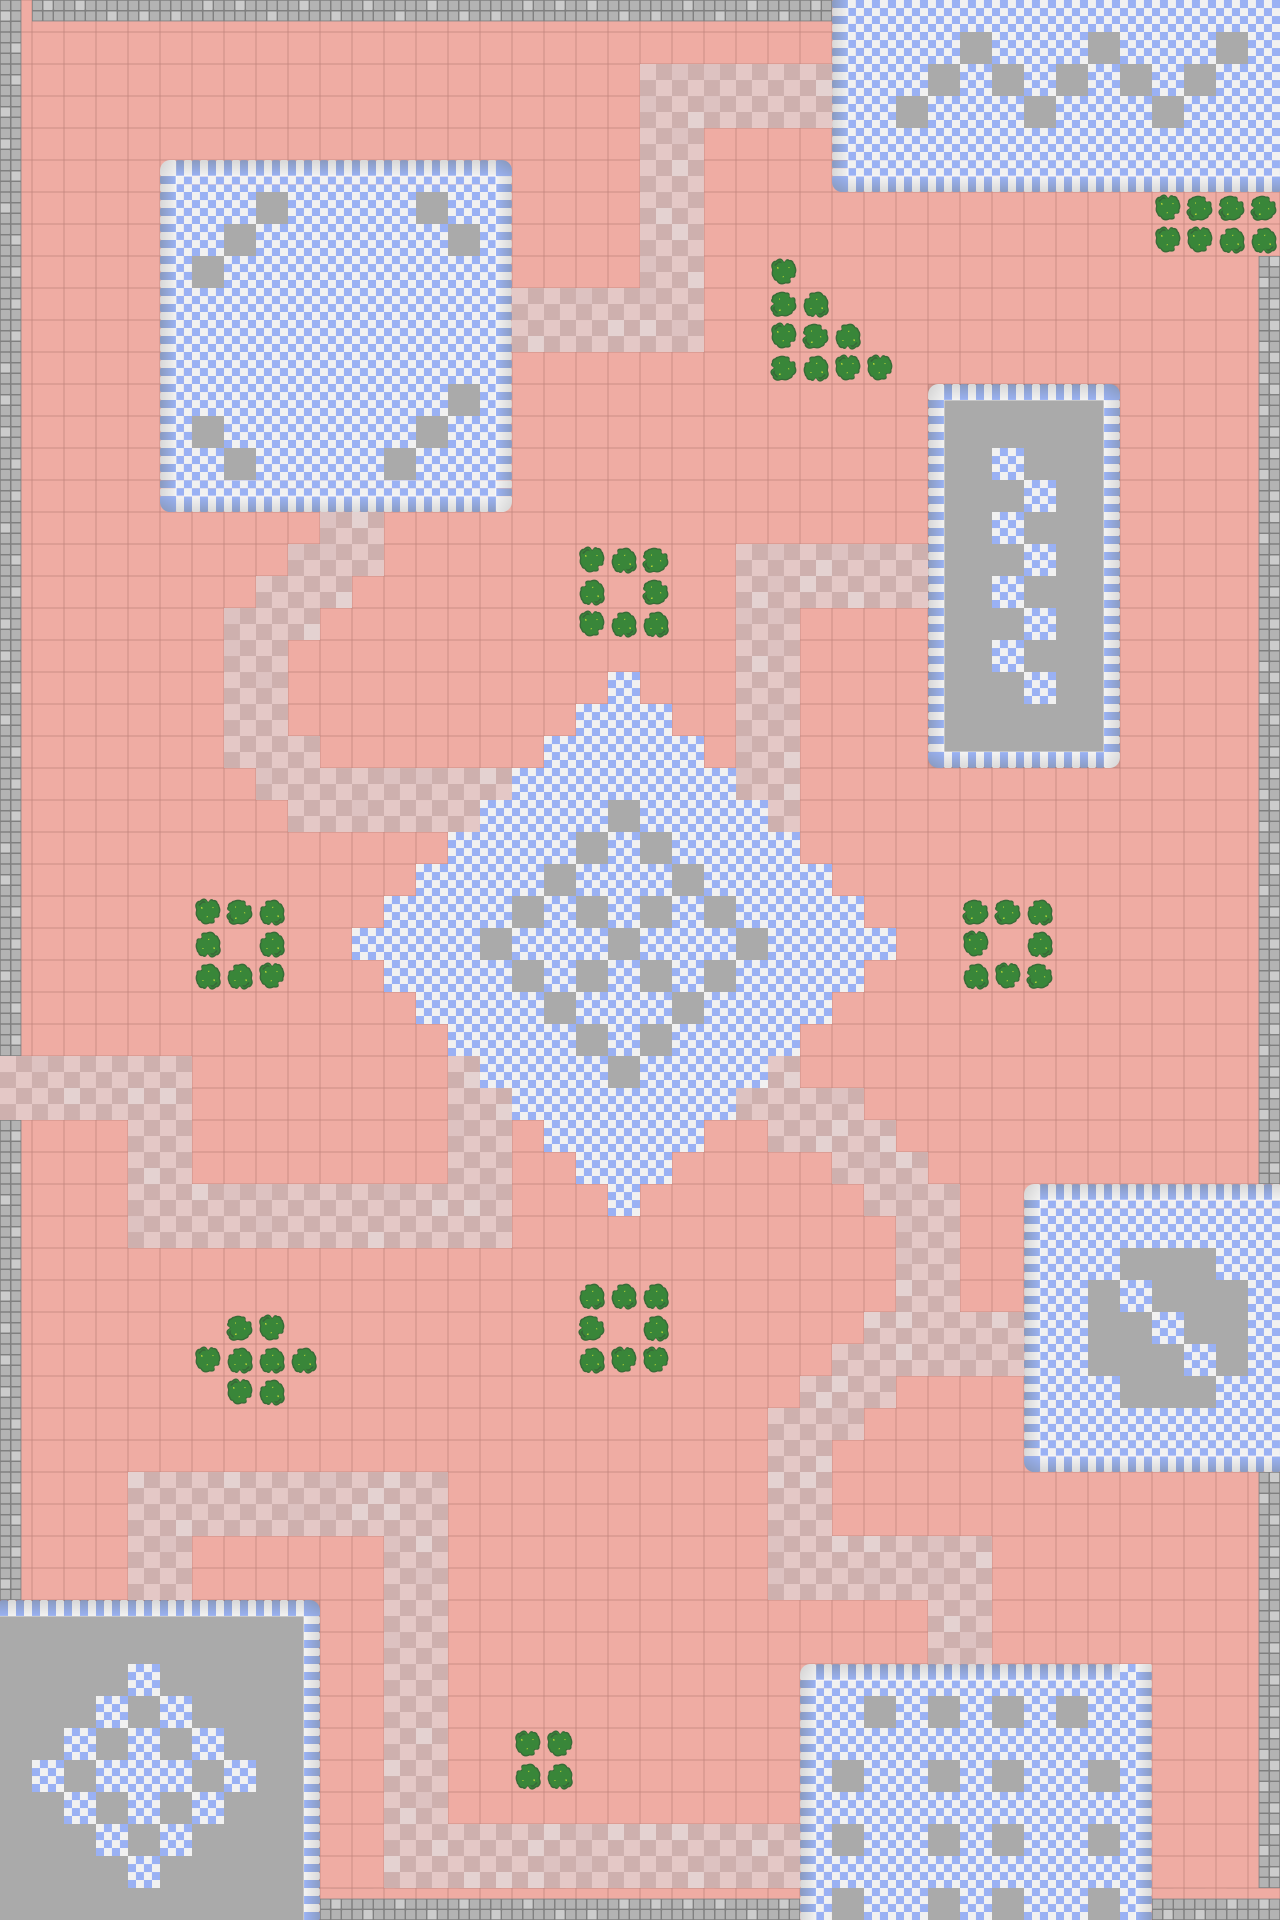

Rendered tile map (Tiled .tmx) drawn with the repository's tilesets; below, a short description and the map source with its tile grids summarised:
An orthogonal 40x60 tile map with 32x32 px tiles, 5 tile layers (Floor, ways, shops, plants, ...) and 46 objects.

<map version="1.0" tiledversion="1.1.1" orientation="orthogonal" renderorder="right-down" width="40" height="60" tilewidth="32" tileheight="32" infinite="0" nextobjectid="133">
 <tileset firstgid="1" name="Mall" tilewidth="32" tileheight="32" tilecount="100" columns="10">
  <image source="Mall.png" width="320" height="320" />
 </tileset>
 <layer name="Floor" width="40" height="60">
  <data>[2400 cells, 2400 non-empty, 2 distinct tile ids]</data>
 </layer>
 <layer name="ways" width="40" height="60">
  <data>[2400 cells, 270 non-empty, 8 distinct tile ids]</data>
 </layer>
 <layer name="shops" width="40" height="60">
  <data>[2400 cells, 682 non-empty, 26 distinct tile ids]</data>
 </layer>
 <layer name="plants" width="40" height="60">
  <data>[2400 cells, 110 non-empty, 6 distinct tile ids]</data>
 </layer>
 <layer name="walls" width="40" height="60">
  <data>[2400 cells, 134 non-empty, 8 distinct tile ids]</data>
 </layer>
 <objectgroup name="CollPlants">
  <object id="69" x="768" y="256" width="32" height="128" />
  <object id="70" x="800" y="288" width="32" height="96" />
  <object id="71" x="832" y="320" width="32" height="64" />
  <object id="72" x="864" y="352" width="32" height="32" />
  <object id="73" x="1152" y="192" width="128" height="64" />
  <object id="74" x="576" y="544" width="96" height="96" />
  <object id="76" x="960" y="896" width="96" height="96" />
  <object id="77" x="192" y="896" width="96" height="96" />
  <object id="78" x="576" y="1280" width="96" height="96" />
  <object id="80" x="224" y="1312" width="64" height="96" />
  <object id="81" x="288" y="1344" width="32" height="32" />
  <object id="82" x="192" y="1344" width="32" height="32" />
  <object id="83" x="512" y="1728" width="64" height="64" />
 </objectgroup>
 <objectgroup name="CollShops">
  <object id="94" x="160" y="160" width="352" height="352" />
  <object id="95" x="832" y="0" width="448" height="192" />
  <object id="96" x="928" y="384" width="192" height="384" />
  <object id="97" x="1024" y="1184" width="256" height="288" />
  <object id="98" x="800" y="1664" width="352" height="256" />
  <object id="99" x="0" y="1600" width="320" height="320" />
  <object id="107" x="832" y="896" width="32" height="96" />
  <object id="108" x="864" y="928" width="32" height="32" />
  <object id="115" x="416" y="864" width="32" height="160" />
  <object id="116" x="384" y="896" width="32" height="96" />
  <object id="117" x="352" y="928" width="32" height="32" />
  <object id="118" x="480" y="800" width="288" height="288" />
  <object id="119" x="448" y="832" width="32" height="224" />
  <object id="120" x="544" y="1088" width="160" height="64" />
  <object id="121" x="512" y="1088" width="32" height="32" />
  <object id="122" x="704" y="1088" width="32" height="32" />
  <object id="123" x="768" y="864" width="64" height="160" />
  <object id="124" x="768" y="1024" width="32" height="32" />
  <object id="125" x="768" y="832" width="32" height="32" />
  <object id="126" x="544" y="736" width="160" height="64" />
  <object id="127" x="704" y="768" width="32" height="32" />
  <object id="128" x="512" y="768" width="32" height="32" />
  <object id="129" x="576" y="704" width="96" height="32" />
  <object id="130" x="608" y="672" width="32" height="32" />
  <object id="131" x="576" y="1152" width="96" height="32" />
  <object id="132" x="608" y="1184" width="32" height="32" />
 </objectgroup>
 <objectgroup name="CollWalls">
  <object id="84" x="0" y="0" width="832" height="32" />
  <object id="87" x="0" y="1056" width="32" height="544" />
  <object id="89" x="0" y="32" width="32" height="1024" />
  <object id="90" x="320" y="1888" width="480" height="32" />
  <object id="91" x="1152" y="1888" width="128" height="32" />
  <object id="92" x="1248" y="1472" width="32" height="416" />
  <object id="93" x="1248" y="256" width="32" height="928" />
 </objectgroup>
</map>
